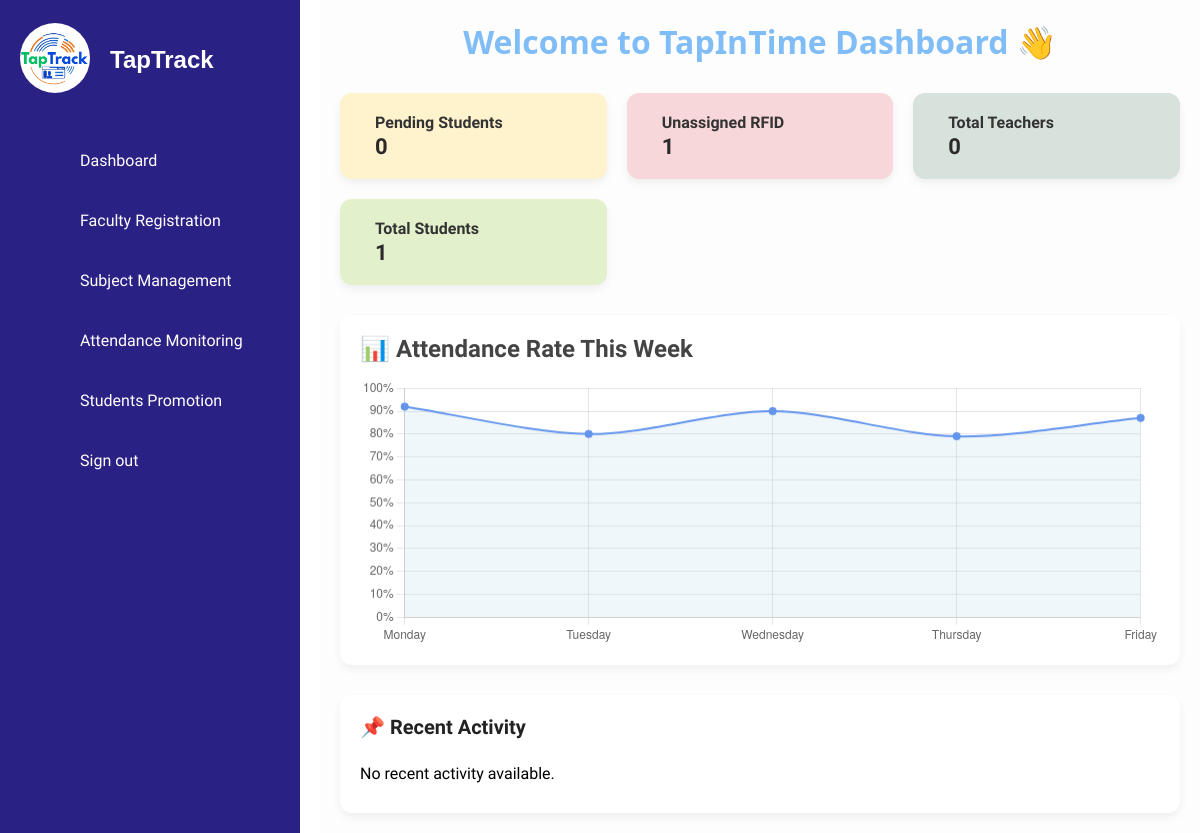
/dashboard.php, run on an earlier commit of the app's database.
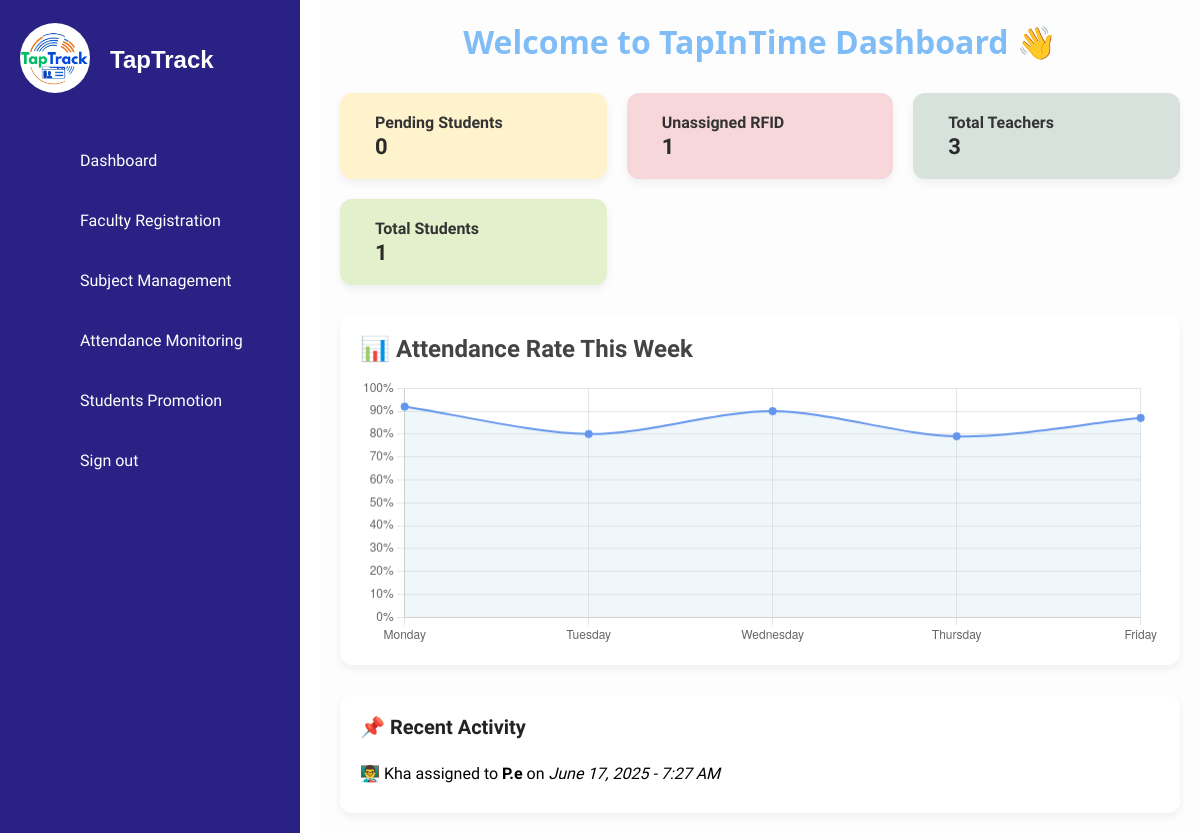
And on a later commit of the database.
### tables this page shows
CREATE TABLE `assign` (
  `id` int(11) NOT NULL,
  `teacher_id` int(11) NOT NULL,
  `subject_id` int(11) NOT NULL,
  `grade_level` int(11) NOT NULL,
  `section` varchar(100) NOT NULL,
  `assigned_at` timestamp NOT NULL DEFAULT current_timestamp(),
  `created_at` timestamp NOT NULL DEFAULT current_timestamp(),
  `student_type` varchar(255) DEFAULT NULL
);

CREATE TABLE `faculty` (
  `id` int(11) NOT NULL,
  `teacher_id` varchar(6) NOT NULL,
  `name` varchar(100) NOT NULL,
  `email` varchar(100) NOT NULL,
  `contact` varchar(20) DEFAULT NULL,
  `dob` date NOT NULL,
  `password` varchar(255) NOT NULL
);

CREATE TABLE `subjects` (
  `id` int(11) NOT NULL,
  `subject_name` varchar(255) NOT NULL,
  `student_type` enum('Regular Student','STI Student','Both') NOT NULL,
  `created_at` timestamp NOT NULL DEFAULT current_timestamp()
);

### dashboard.php (the view, shortened to what this page needs)
<?php
include('db_connection.php');
$pending_students_count = $conn->query("SELECT COUNT(*) as total FROM pending_students")->fetch_assoc()['total'];
$unassigned_rfid_count = $conn->query("SELECT COUNT(*) as total FROM students WHERE rfid IS NULL OR rfid = ''")->fetch_assoc()['total'];
$teacher_count = $conn->query("SELECT COUNT(*) as total FROM faculty")->fetch_assoc()['total'];
$student_count = $conn->query("SELECT COUNT(*) as total FROM students")->fetch_assoc()['total'];
$recent_query = $conn->query("
    SELECT f.name as teacher, s.subject_name, a.created_at
    FROM assign a
    JOIN faculty f ON a.teacher_id = f.id
    JOIN subjects s ON a.subject_id = s.id
    ORDER BY a.created_at DESC
");
?>
<!DOCTYPE html>
<html lang="en">
<head>
    <link rel="stylesheet" href="assets/css/style.css">
</head>
<body>
<?php include('sidebar.php'); ?>
<div class="dashboard-container">
    <h1>Welcome to TapInTime Dashboard 👋</h1>
    <div class="dashboard-cards">
        <div class="card" style="background-color: #fff3cd; color: #856404;">
            <div>
                <h3>Pending Students</h3>
                <p><?= htmlspecialchars($pending_students_count) ?></p>
            </div>
        </div>
        <div class="card" style="background-color: #f8d7da; color: #721c24;">
            <div>
                <h3>Unassigned RFID</h3>
                <p><?= htmlspecialchars($unassigned_rfid_count) ?></p>
            </div>
        </div>
        <div class="card teachers-card">
            <div>
                <h3>Total Teachers</h3>
                <p><?= htmlspecialchars($teacher_count) ?></p>
            </div>
        </div>
        <div class="card students-card">
            <div>
                <h3>Total Students</h3>
                <p><?= htmlspecialchars($student_count) ?></p>
            </div>
        </div>
    </div>
    <div style="background: #fff; padding: 20px; margin-bottom: 30px; border-radius: 12px; box-shadow: 0 4px 8px rgba(0,0,0,0.06);">
        <h2 style="margin-bottom: 15px; color: #444;">📊 Attendance Rate This Week</h2>
        <canvas id="attendanceChart" height="100"></canvas>
    </div>
    <div class="recent-activity">
        <h2>📌 Recent Activity</h2>
        <ul>
            <?php if ($recent_query->num_rows > 0): ?>
                <?php while ($activity = $recent_query->fetch_assoc()): ?>
                    <li>👨‍🏫 <?= htmlspecialchars($activity['teacher']) ?> assigned to <strong><?= htmlspecialchars($activity['subject_name']) ?></strong> on <em><?= date('F j, Y - g:i A', strtotime($activity['created_at'])) ?></em></li>
                <?php endwhile; ?>
            <?php else: ?>
                <li>No recent activity available.</li>
            <?php endif; ?>
        </ul>
    </div>
</div>
<script>
    const ctx = document.getElementById('attendanceChart').getContext('2d');
    const attendanceChart = new Chart(ctx, {
        type: 'line',
        data: {
            labels: ['Monday', 'Tuesday', 'Wednesday', 'Thursday', 'Friday'],
            datasets: [{
                label: 'Attendance Rate (%)',
                data: [92, 80, 90, 79, 87],
                fill: true,
                backgroundColor: 'rgba(173, 216, 230, 0.2)',
                borderColor: 'rgba(100, 149, 237, 1)',
                borderWidth: 2,
                tension: 0.3,
                pointBackgroundColor: '#6495ED'
            }]
        },
        options: {
            scales: {
                y: {
                    beginAtZero: true,
                    max: 100,
                    ticks: {
                        stepSize: 10,
                        callback: function(value) {
                            return value + '%';
                        }
                    }
                }
            },
            plugins: {
                legend: { display: false },
                tooltip: {
                    callbacks: {
                        label: function(context) {
                            return context.parsed.y + '% attendance';
                        }
                    }
                }
            }
        }
    });
</script>
</body>
</html>

What changed in the data, as far as the page shows it:
added assign: teacher.name "Kha", subject.subject_name "P.e", created_at "June 17, 2025 - 7:27 AM"
Also different on the page:
$teacher_count: "0" → "3"
text no longer shown: "No recent activity available."
